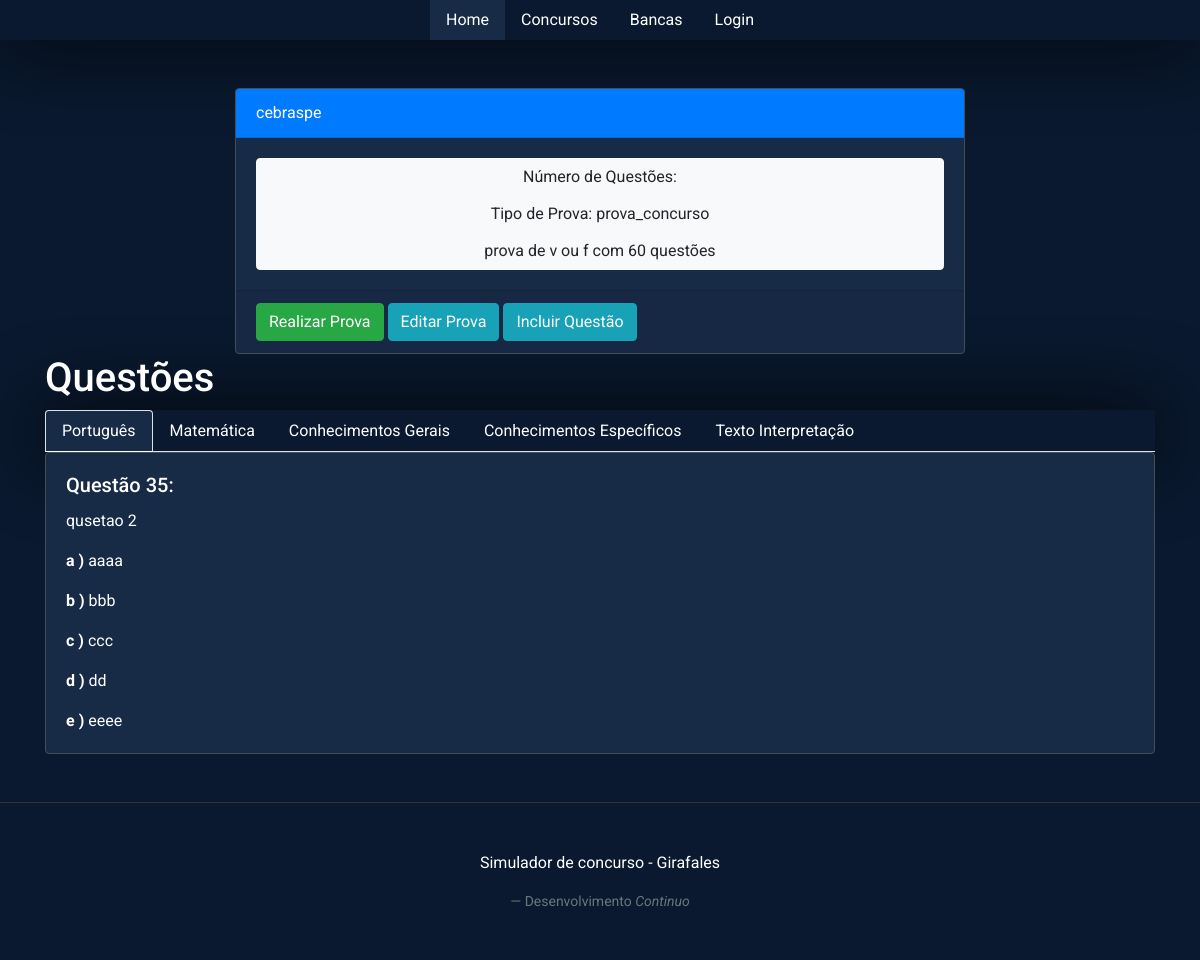
Before: /exames/ver/1 with the older database file.
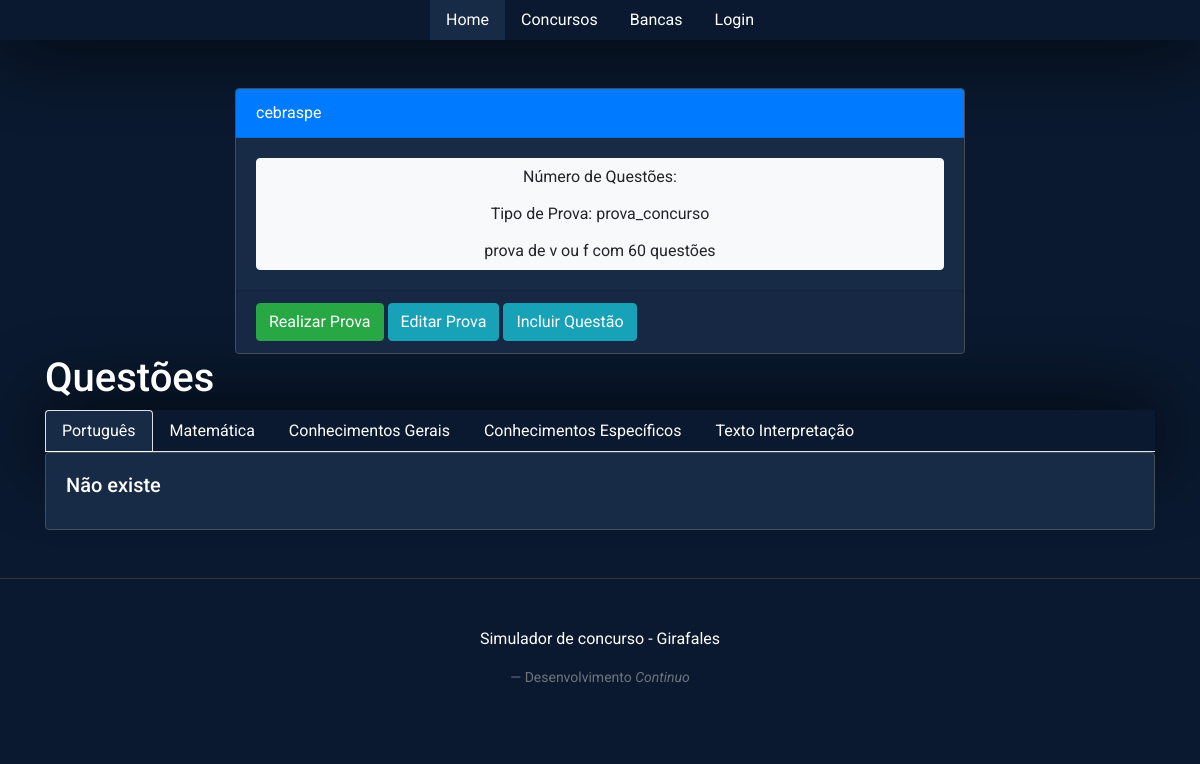
After: the same page with the newer database file.
### model.py (models this page shows)
class Question(SQLModel, table=True):
	id: Optional[int] = Field(default=None, primary_key=True)
	text: str
	associate: Optional[int]
	types:str
	tag: Optional[str]
	alternatives:List['Alternative']=Relationship()

class Alternative(SQLModel, table=True):
    id: Optional[int] = Field(default=None, primary_key=True)
    alternative:str
    text:str
    question_id: int = Field(foreign_key='question.id')

### exam.py (the view)
@exam.route('/ver/<id>', methods = ['GET','POST'])
def view(id):
	exam = model.get_exam_by_id(id)
	questions = model.get_questions_by_id_exam(id)
	return render_template('exam/view.html' , exam=exam , questions = questions)

### model.py (called while the page is built)
def get_questions_by_id_exam(id):
	with Session(engine) as session:
		query = select(Question).join(Question_exam)
		query = query.where( Question_exam.exam_id == id )
		data = session.exec(query).all()
		questions =[x.alternatives for x in data ]
		return questions , data

def get_exam_by_id(id):
	with Session(engine) as session:
		exam = session.get(Exam, id)
		return exam

### templates/exam/view.html (shortened to what this page needs)
{% extends "base.html" %}
{% block styles %}
    {{ bootstrap.load_css() }}
    <link rel="stylesheet"
                  href="{{url_for('static', filename='index.css')}}">
{% endblock %}
{% block content %}
<div class="container mt-5">
    <div class="row justify-content-center">
        <div class="col-md-8">
            <div class="card">
                <div class="card-header bg-primary text-white">
                    {{exam.name}}
                </div>
                <div class="card-body">
                    <div class="btn-group-vertical w-100">
                        <button type="button" class="btn btn-light">Número
                        de Questões: {{exam.count}}</button>
                        <button type="button" class="btn btn-light">Tipo de Prova: {{exam.types}}</button>
                        <button type="button" class="btn btn-light">{{exam.description}}</button>
                    </div>
                </div>
                <div class="card-footer">
                    <a href="{{ url_for('exam.releaze', id=exam.id) }}" class="btn btn-success">Realizar Prova</a>
                    <a href="{{ url_for('exam.edit', id=exam.id) }}" class="btn btn-info">Editar Prova</a>
                    <a href="{{ url_for('question.create', id=exam.id) }}" class="btn btn-info">Incluir Questão</a>
                </div>
            </div>
        </div>
    </div>
</div>
  <div class="container">
    <h1>Questões</h1>
    <ul class="nav nav-tabs" id="myTab" role="tablist">
      <li class="nav-item">
        <a class="nav-link active" id="portugues-tab" data-toggle="tab" href="#portugues" role="tab" aria-controls="portugues" aria-selected="true">Português</a>
      </li>
      <li class="nav-item">
        <a class="nav-link" id="matematica-tab" data-toggle="tab" href="#matematica" role="tab" aria-controls="matematica" aria-selected="false">Matemática</a>
      </li>
      <li class="nav-item">
        <a class="nav-link" id="gerais-tab" data-toggle="tab" href="#gerais" role="tab" aria-controls="gerais" aria-selected="false">Conhecimentos Gerais</a>
      </li>
      <li class="nav-item">
        <a class="nav-link" id="especificos-tab" data-toggle="tab" href="#especificos" role="tab" aria-controls="especificos" aria-selected="false">Conhecimentos Específicos</a>
      </li>
      <li class="nav-item">
        <a class="nav-link" id="texto-tab" data-toggle="tab" href="#texto" role="tab" aria-controls="texto" aria-selected="false">Texto Interpretação</a>
      </li>
    </ul>
<div class="tab-content" id="myTabContent">
    <div class="tab-pane fade show active" id="portugues" role="tabpanel" aria-labelledby="portugues-tab">
        <div class="category">
            {%if questions[1]: %}
                {%for x in questions[1]:%}
                    {%if x.tag == 'portugues':%}
                        <div class="card">
                            <div class="card-body">
                                <h5 class="card-title">Questão {{x.id}}:</h5>
                                <p class="card-text"> {{x.text}}</p>
                                {%for x2 in questions[0]:%}
                                    {%for x3 in x2:%}
                                        {%if x3.question_id ==x.id: %}
                                            <p class="card-text">
                                                <strong>{{x3.alternative}} )</strong>
                                                {{x3.text}}
                                            </p>
                                        {%endif%}
                                    {%endfor%}
                                {%endfor%}
                            </div>
                        </div>
                    {%endif%}
                {%endfor%}
            {%else%}
                <div class="card">
                    <div class="card-body">
                        <h5 class="card-title">Não existe</h5>
                    </div>
                </div>
            {%endif%}
        </div>
    </div>
</div>
</div>
{% endblock %}

Changed rows visible on the page:
removed Question: id "35", text "qusetao 2"
no longer on this page (row edited): Alternative: alternative "a", text "aaaa"
no longer on this page (row edited): Alternative: alternative "b", text "bbb"
no longer on this page (row edited): Alternative: alternative "c", text "ccc"
no longer on this page (row edited): Alternative: alternative "d", text "dd"
no longer on this page (row edited): Alternative: alternative "e", text "eeee"
Other visible differences:
text now shown: "Não existe"
